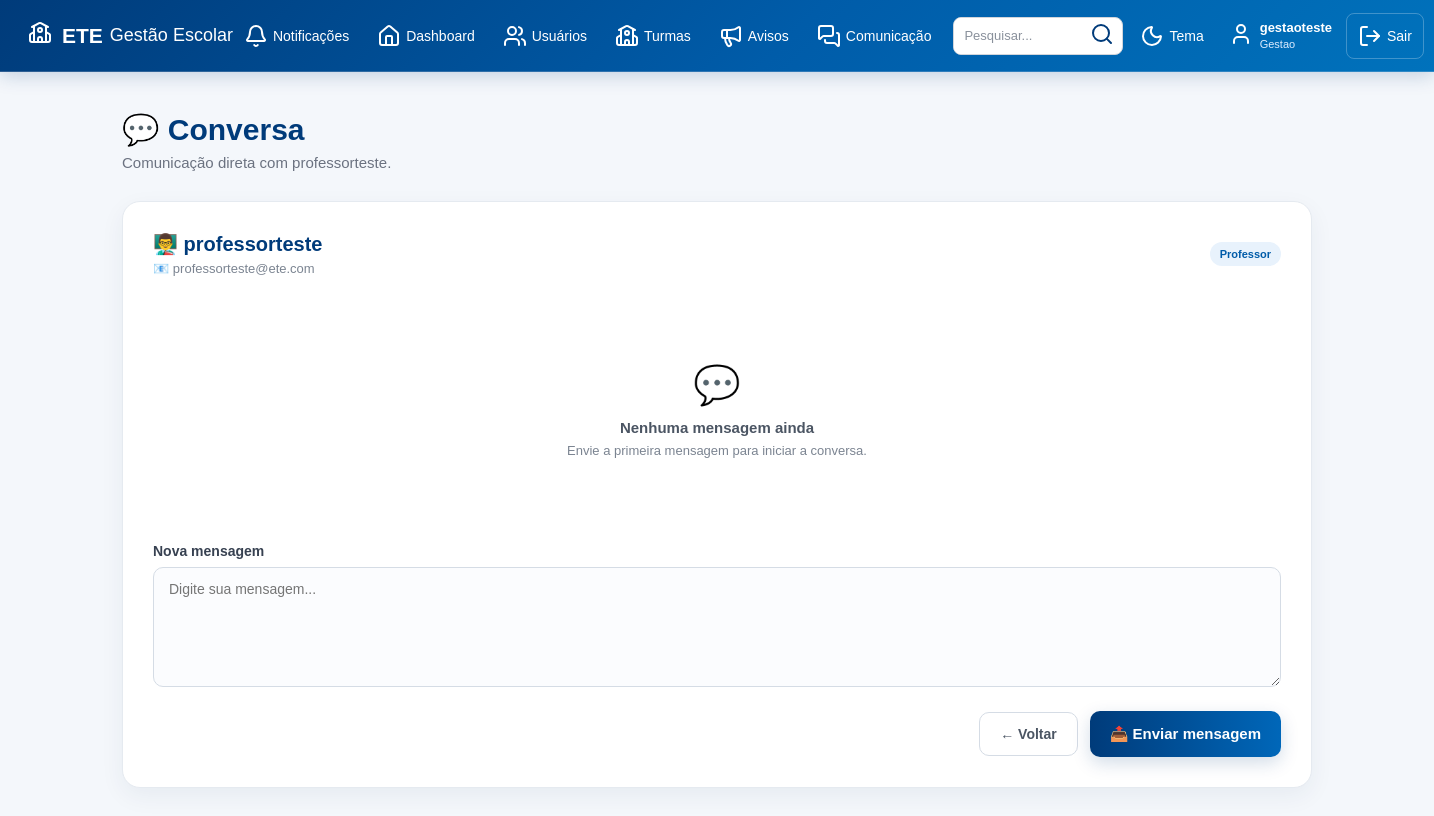
The page /comunicacao/15 (signed in) on the database as committed earlier.
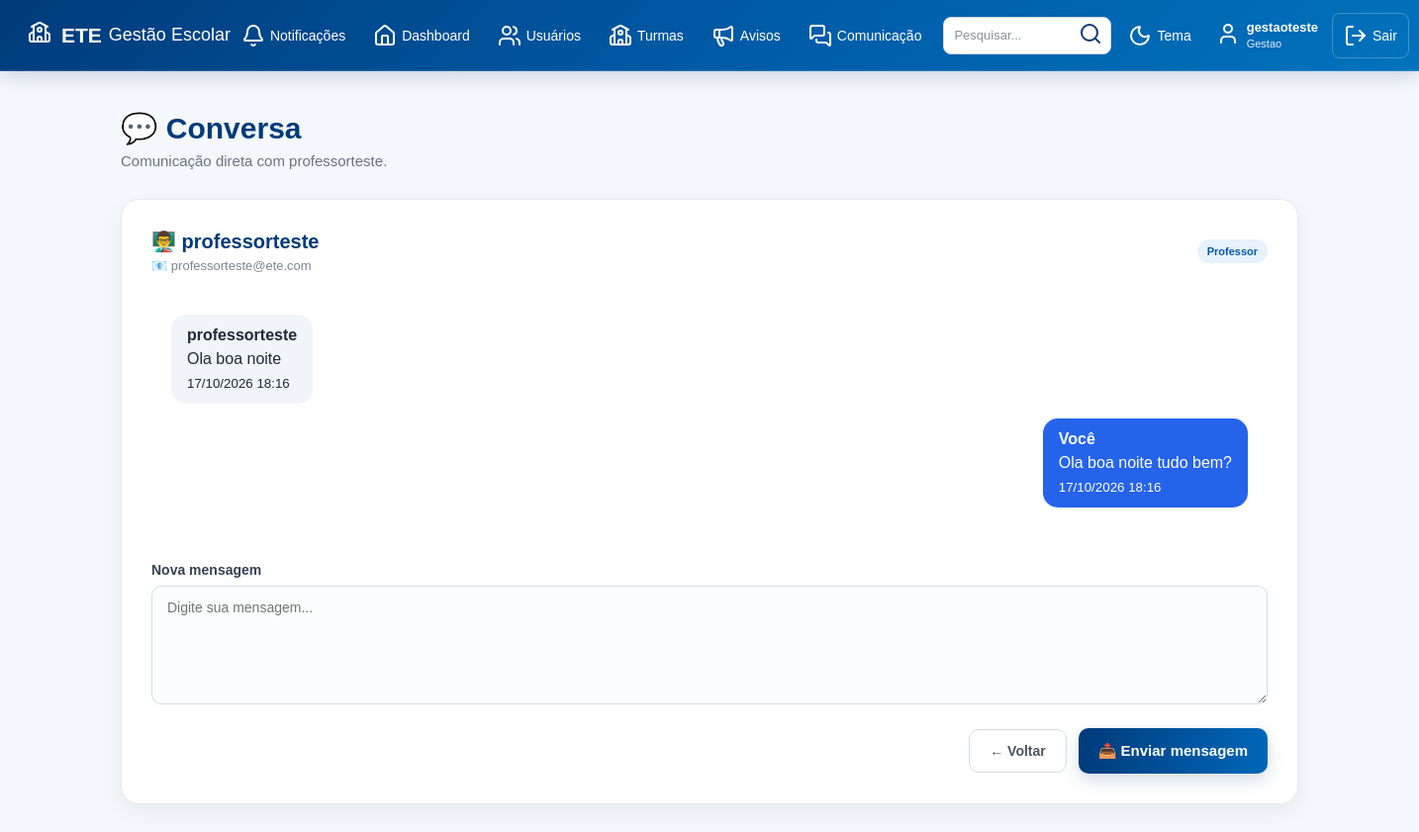
The same page on the database as committed later.
### tables this page shows
CREATE TABLE mensagens (

            id INTEGER PRIMARY KEY AUTOINCREMENT,

            remetente_id INTEGER NOT NULL,

            destinatario_id INTEGER NOT NULL,

            mensagem TEXT NOT NULL,

            data TEXT NOT NULL,

            lida INTEGER DEFAULT 0,

            FOREIGN KEY (remetente_id)
                REFERENCES usuarios(id),

            FOREIGN KEY (destinatario_id)
                REFERENCES usuarios(id)

        );

CREATE TABLE usuarios (

            id INTEGER PRIMARY KEY AUTOINCREMENT,

            nome TEXT NOT NULL,

            email TEXT NOT NULL,

            tipo TEXT NOT NULL,

            telefone TEXT,

            turma TEXT

        , senha TEXT, primeiro_acesso INTEGER DEFAULT 0);

### app.py (the view, shortened to what this page needs)
@app.route("/comunicacao/<int:contato_id>", methods=["GET", "POST"])
def conversa(contato_id):
    acesso = exigir_login()
    if acesso:
        return acesso
    conexao = conectar()
    try:
        usuario_id = session["usuario_id"]
        usuario_tipo = session["usuario_tipo"]
        if contato_id == usuario_id:
            flash("Você não pode conversar consigo mesmo.", "error")
            return redirect(url_for("comunicacao"))
        contato = conexao.execute(
            "SELECT * FROM usuarios WHERE id = ?",
            (contato_id,)
        ).fetchone()
        if contato is None:
            flash("Usuário não encontrado.", "error")
            return redirect(url_for("comunicacao"))
        permitido = False
        if usuario_tipo == "gestao":
            permitido = contato["tipo"] in ("professor", "aluno")
        if not permitido:
            flash("Você não tem permissão para conversar com este usuário.", "error")
            return redirect(url_for("comunicacao"))
        mensagens = conexao.execute(
            """
            SELECT m.*, u.nome AS remetente_nome
            FROM mensagens m
            JOIN usuarios u ON u.id = m.remetente_id
            WHERE
                (m.remetente_id = ? AND m.destinatario_id = ?)
                OR
                (m.remetente_id = ? AND m.destinatario_id = ?)
            ORDER BY m.id ASC
            """,
            (usuario_id, contato_id, contato_id, usuario_id)
        ).fetchall()
        conexao.execute(
            """
            UPDATE mensagens SET lida = 1
            WHERE remetente_id = ? AND destinatario_id = ?
            """,
            (contato_id, usuario_id)
        )
        conexao.commit()
    finally:
        conexao.close()
    return render_template(
        "conversa.html",
        contato=contato,
        mensagens=mensagens,
        usuario_id=usuario_id,
        usuario_nome=session["usuario_nome"],
        usuario_tipo=session["usuario_tipo"]
    )

### app.py (called while the page is built)
def usuario_logado():
    return "usuario_id" in session

def exigir_login():
    if not usuario_logado():
        flash("Você precisa estar logado para acessar esta página.", "error")
        return redirect(url_for("inicio"))
    return None

def buscar_usuario_atual():
    if not usuario_logado():
        return None
    conexao = conectar()
    try:
        return conexao.execute(
            "SELECT * FROM usuarios WHERE id = ?",
            (session["usuario_id"],)
        ).fetchone()
    finally:
        conexao.close()

@app.context_processor
def disponibilizar_notificacoes():
    return obter_contadores_notificacoes()

### banco.py (called while the page is built)
def conectar():
    conexao = sqlite3.connect("gestao_escolar.db")
    conexao.row_factory = sqlite3.Row
    return conexao

### templates/conversa.html (shortened to what the changed rows need)
<!DOCTYPE html>
<html lang="pt-BR">
<head>
    <link
        rel="stylesheet"
        href="{{ url_for('static', filename='style.css') }}"
    >
</head>
<body>
{% include "menu.html" %}
<main class="dashboard">
    <div class="dashboard-title">
        <h2>
            💬 Conversa
        </h2>
    </div>
    <section class="content-card">
        <div
            class="mensagens-container"
            style="
                max-height: 500px;
                overflow-y: auto;
                padding: 20px;
            "
        >
            {% if mensagens %}
                {% for mensagem in mensagens %}
                    {% if mensagem['remetente_id'] == usuario_id %}
                        <div
                            style="
                                display: flex;
                                justify-content: flex-end;
                                margin-bottom: 15px;
                            "
                        >
                            <div
                                style="
                                    max-width: 70%;
                                    padding: 12px 16px;
                                    border-radius: 15px;
                                    background: #2563eb;
                                    color: white;
                                "
                            >
                                <strong>
                                    Você
                                </strong>
                                <p style="margin: 6px 0;">
                                    {{ mensagem['mensagem'] }}
                                </p>
                                <small>
                                    {{ mensagem['data'] }}
                                </small>
                            </div>
                        </div>
                    {% else %}
                        <div
                            style="
                                display: flex;
                                justify-content: flex-start;
                                margin-bottom: 15px;
                            "
                        >
                            <div
                                style="
                                    max-width: 70%;
                                    padding: 12px 16px;
                                    border-radius: 15px;
                                    background: #f1f5f9;
                                    color: #1e293b;
                                "
                            >
                                <strong>
                                    {{ mensagem['remetente_nome'] }}
                                </strong>
                                <p style="margin: 6px 0;">
                                    {{ mensagem['mensagem'] }}
                                </p>
                                <small>
                                    {{ mensagem['data'] }}
                                </small>
                            </div>
                        </div>
                    {% endif %}
                {% endfor %}
            {% else %}
                <div class="empty-message">
                    <div class="empty-icon">
                        💬
                    </div>
                    <strong>
                        Nenhuma mensagem ainda
                    </strong>
                    <span>
                        Envie a primeira mensagem para
                        iniciar a conversa.
                    </span>
                </div>
            {% endif %}
        </div>
    </section>
</main>
</body>
</html>

Rows that differ between the two databases and show on the page:
added mensagens: remetente_nome "professorteste", mensagem "Ola boa noite", data "17/10/2026 18:16"
added mensagens: mensagem "Ola boa noite tudo bem?", data "17/10/2026 18:16"
Other text that changed with them:
text no longer shown: "💬 Nenhuma mensagem ainda Envie a primeira mensagem para iniciar a conversa."
